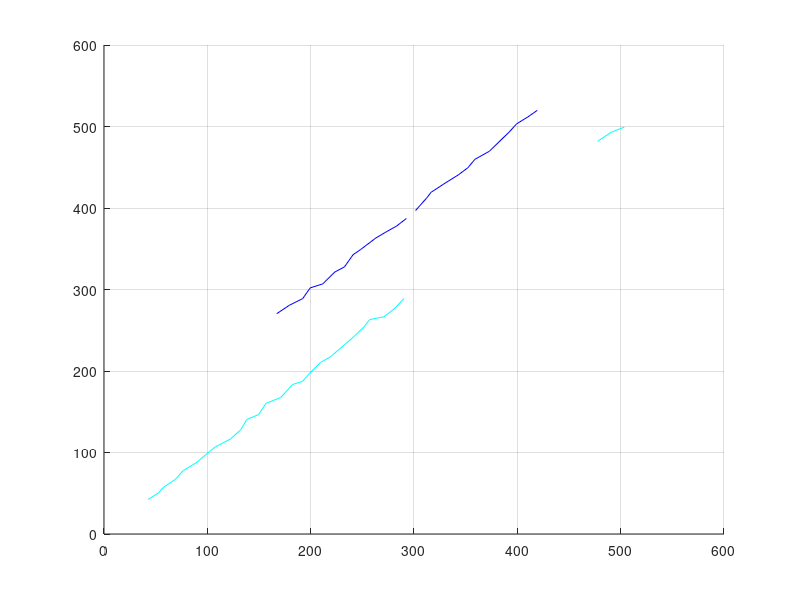

The MATLAB source for this figure:
%% test data generation
clear;clc;

% %% Test data for simple association
% nframes = 100;
% for i = 1:nframes
%     centroid(1,1) = 100  + 10*i + 7.5*(-0.5 + rand(1,1));
%     centroid(1,2) = 100  + 10*i + 7.5*(-0.5 + rand(1,1));
%     centroid(2,1) = 100  + 10*i + 7.5*(-0.5 + rand(1,1));
%     centroid(2,2) = 1100 - 10*i + 7.5*(-0.5 + rand(1,1));
%     centroid(3,1) = 600 +  0*i  + 7.5*(-0.5 + rand(1,1));
%     centroid(3,2) = 100 +  10*i + 7.5*(-0.5 + rand(1,1));
%     structure(i).centroid = centroid;
% end
% 
% figure, grid on % Plot figure
% for i = 1:nframes-1
%     centroid1 = structure(i).centroid;
%     centroid2 = structure(i+1).centroid;
% 
%     line([centroid1(1,1),centroid2(1,1)],[centroid1(1,2),centroid2(1,2)],"color","r");
%     line([centroid1(2,1),centroid2(2,1)],[centroid1(2,2),centroid2(2,2)],"color","g");
%     line([centroid1(3,1),centroid2(3,1)],[centroid1(3,2),centroid2(3,2)],"color","b");
% end
% 
% save('test_data_non_empty.mat','structure') % save the data 


%% Test data for complex association
clear;clc;
for i = 4:16
    structure(i).centroid = [10*i+ 7*(-0.5 + rand(1,1)) 10*i+ 7*(-0.5 + rand(1,1))];
end
for i = 17:29
    structure(i).centroid = [10*i+ 7*(-0.5 + rand(1,1)) 10*i+ 7*(-0.5 + rand(1,1));
                             10*i+ 7*(-0.5 + rand(1,1)) 100+10*i+ 7*(-0.5 + rand(1,1))];
end
for i = 30:42
    structure(i).centroid = [10*i+ 7*(-0.5 + rand(1,1)) 100+10*i+ 7*(-0.5 + rand(1,1))];
end
for i = 48:50
    structure(i).centroid = [10*i+ 7*(-0.5 + rand(1,1)) 10*i+ 7*(-0.5 + rand(1,1))];
end

figure, grid on % Plot figure
for i = 4:28
    L11 = structure(i).centroid(1,:);
    L12 = structure(i+1).centroid(1,:);
    line([L11(1),L12(1)],[L11(2),L12(2)],"color","c")
end
for i = 17:28
    L11 = structure(i).centroid(2,:);
    L12 = structure(i+1).centroid(2,:);
    line([L11(1),L12(1)],[L11(2),L12(2)],"color","b")
end
for i = 30:41
    L11 = structure(i).centroid(1,:);
    L12 = structure(i+1).centroid(1,:);
    line([L11(1),L12(1)],[L11(2),L12(2)],"color","b")
end
for i = 48:49
    L11 = structure(i).centroid(1,:);
    L12 = structure(i+1).centroid(1,:);
    line([L11(1),L12(1)],[L11(2),L12(2)],"color","c")
end

hold on % Hold on to generate the  result of testing
save('test_data_empty.mat','structure')